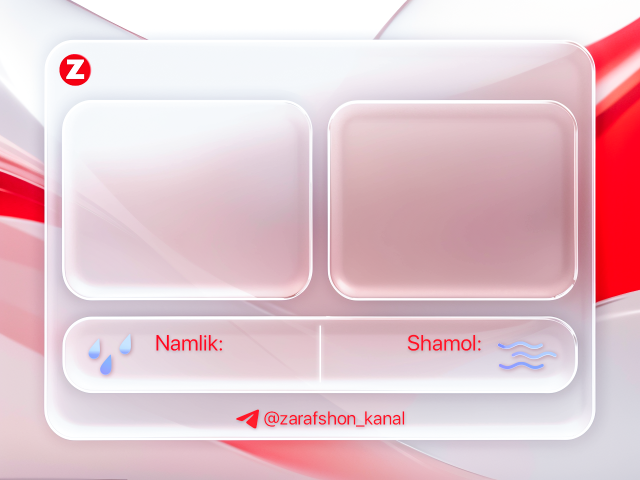
#> input picture assets/template.png, 1280 x 960 px (shown at 1/2 size)
$ python -i image_generator.py   (imports and definitions only)
#> lines starting #> are read from the running program, lines starting #| are printed output that depends on the picture
from PIL import Image, ImageDraw, ImageFont
from io import BytesIO
import os

from config import TEMPLATE_PATH, FONT_BOLD, FONT_REGULAR, ICONS_DIR

WEATHER_RED = (255, 10, 10)


def load_icon(name, size):
    path = os.path.join(ICONS_DIR, f"{name}.png")
    if not os.path.exists(path):
        return None

    icon = Image.open(path).convert("RGBA")
    return icon.resize(size, Image.Resampling.LANCZOS)


def create_image(data):
    img = Image.open(TEMPLATE_PATH).convert("RGBA")
    draw = ImageDraw.Draw(img)

    # FONTLAR
    font_date = ImageFont.truetype(FONT_REGULAR, 42)
    font_temp = ImageFont.truetype(FONT_BOLD, 270)
    font_info = ImageFont.truetype(FONT_REGULAR, 45)

    # SANA
    draw.text(
        (640, 140),
        data["date"],
        fill=WEATHER_RED,
        font=font_date,
        anchor="mm"
    )

    # HARORAT
    draw.text(
        (365, 350),
        f"{data['day_temp']}°",
        fill=WEATHER_RED,
        font=font_temp,
        anchor="mm"
    )

    draw.text(
        (885, 350),
        f"{data['night_temp']}°",
        fill=WEATHER_RED,
        font=font_temp,
        anchor="mm"
    )

    # IKONKALAR
    icon_size = (300, 240)

    day_icon = load_icon(data["day_icon"], icon_size)
    night_icon = load_icon(data["night_icon"], icon_size)

    if day_icon:
        img.paste(day_icon, (310, 355), day_icon)

    if night_icon:
        img.paste(night_icon, (845, 355), night_icon)

    # NAMLIK
    draw.text(
        (390, 725),
        f"{data['humidity']}%",
        fill=WEATHER_RED,
        font=font_info,
        anchor="mm"
    )

    # SHAMOL
    draw.text(
        (870, 725),
        f"{data['wind']} m/s",
        fill=WEATHER_RED,
        font=font_info,
        anchor="mm"
    )

    # SAQLASH
    buffer = BytesIO()
    img.save(buffer, format="PNG", optimize=True)
    buffer.seek(0)

    return buffer

>>> import cv2
>>> picture = cv2.imread('../assets/template.png', cv2.IMREAD_GRAYSCALE)
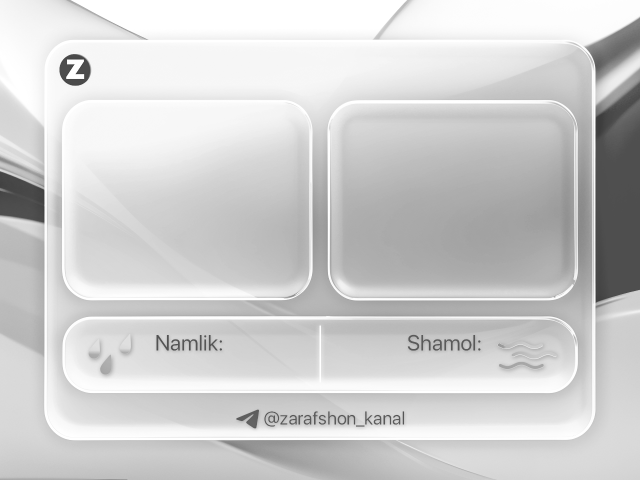
#> picture: shape (960, 1280) (shown at 1/2 size); min 48, max 255, mean 207.7
>>> result = create_image(picture)
#> (the run stopped early here; a loop or call above may not have finished)
